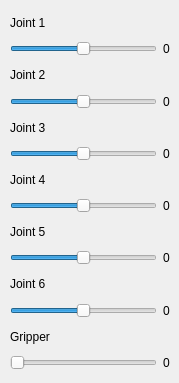
<?xml version="1.0" encoding="UTF-8"?>
<ui version="4.0">
 <class>Widget</class>
 <widget class="QWidget" name="Widget">
  <property name="geometry">
   <rect>
    <x>0</x>
    <y>0</y>
    <width>179</width>
    <height>383</height>
   </rect>
  </property>
  <property name="windowTitle">
   <string>eDO GUI</string>
  </property>
  <widget class="QWidget" name="gridLayoutWidget">
   <property name="geometry">
    <rect>
     <x>10</x>
     <y>10</y>
     <width>160</width>
     <height>360</height>
    </rect>
   </property>
   <layout class="QGridLayout" name="gridLayout">
    <item row="0" column="0">
     <widget class="QLabel" name="joint_label_1">
      <property name="text">
       <string>Joint 1</string>
      </property>
     </widget>
    </item>
    <item row="5" column="1">
     <widget class="QLabel" name="joint_value_3">
      <property name="text">
       <string>0</string>
      </property>
     </widget>
    </item>
    <item row="3" column="1">
     <widget class="QLabel" name="joint_value_2">
      <property name="text">
       <string>0</string>
      </property>
     </widget>
    </item>
    <item row="15" column="0">
     <widget class="EdoSlider" name="joint_6">
      <property name="minimum">
       <number>-360</number>
      </property>
      <property name="maximum">
       <number>360</number>
      </property>
      <property name="orientation">
       <enum>Qt::Horizontal</enum>
      </property>
     </widget>
    </item>
    <item row="7" column="1">
     <widget class="QLabel" name="joint_value_4">
      <property name="text">
       <string>0</string>
      </property>
     </widget>
    </item>
    <item row="15" column="1">
     <widget class="QLabel" name="joint_value_6">
      <property name="text">
       <string>0</string>
      </property>
     </widget>
    </item>
    <item row="4" column="0">
     <widget class="QLabel" name="joint_label_3">
      <property name="text">
       <string>Joint 3</string>
      </property>
     </widget>
    </item>
    <item row="1" column="0">
     <widget class="EdoSlider" name="joint_1">
      <property name="minimum">
       <number>-178</number>
      </property>
      <property name="maximum">
       <number>178</number>
      </property>
      <property name="orientation">
       <enum>Qt::Horizontal</enum>
      </property>
     </widget>
    </item>
    <item row="3" column="0">
     <widget class="EdoSlider" name="joint_2">
      <property name="minimum">
       <number>-98</number>
      </property>
      <property name="maximum">
       <number>98</number>
      </property>
      <property name="orientation">
       <enum>Qt::Horizontal</enum>
      </property>
     </widget>
    </item>
    <item row="1" column="1">
     <widget class="QLabel" name="joint_value_1">
      <property name="text">
       <string>0</string>
      </property>
     </widget>
    </item>
    <item row="12" column="0">
     <widget class="EdoSlider" name="joint_5">
      <property name="minimum">
       <number>-103</number>
      </property>
      <property name="maximum">
       <number>103</number>
      </property>
      <property name="orientation">
       <enum>Qt::Horizontal</enum>
      </property>
     </widget>
    </item>
    <item row="2" column="0">
     <widget class="QLabel" name="joint_label_2">
      <property name="text">
       <string>Joint 2</string>
      </property>
     </widget>
    </item>
    <item row="10" column="0">
     <widget class="QLabel" name="joint_label_5">
      <property name="text">
       <string>Joint 5</string>
      </property>
     </widget>
    </item>
    <item row="5" column="0">
     <widget class="EdoSlider" name="joint_3">
      <property name="minimum">
       <number>-98</number>
      </property>
      <property name="maximum">
       <number>98</number>
      </property>
      <property name="orientation">
       <enum>Qt::Horizontal</enum>
      </property>
     </widget>
    </item>
    <item row="14" column="0">
     <widget class="QLabel" name="joint_label_6">
      <property name="text">
       <string>Joint 6</string>
      </property>
     </widget>
    </item>
    <item row="20" column="0">
     <widget class="QLabel" name="joint_label_7">
      <property name="text">
       <string>Gripper</string>
      </property>
     </widget>
    </item>
    <item row="21" column="1">
     <widget class="QLabel" name="joint_value_7">
      <property name="text">
       <string>0</string>
      </property>
     </widget>
    </item>
    <item row="6" column="0">
     <widget class="QLabel" name="joint_label_4">
      <property name="text">
       <string>Joint 4</string>
      </property>
     </widget>
    </item>
    <item row="12" column="1">
     <widget class="QLabel" name="joint_value_5">
      <property name="text">
       <string>0</string>
      </property>
     </widget>
    </item>
    <item row="7" column="0">
     <widget class="EdoSlider" name="joint_4">
      <property name="minimum">
       <number>-178</number>
      </property>
      <property name="maximum">
       <number>178</number>
      </property>
      <property name="orientation">
       <enum>Qt::Horizontal</enum>
      </property>
     </widget>
    </item>
    <item row="21" column="0">
     <widget class="EdoSlider" name="joint_7">
      <property name="maximum">
       <number>90</number>
      </property>
      <property name="orientation">
       <enum>Qt::Horizontal</enum>
      </property>
     </widget>
    </item>
   </layout>
  </widget>
 </widget>
 <customwidgets>
  <customwidget>
   <class>EdoSlider</class>
   <extends>QSlider</extends>
   <header>edo_gui.edo_gui_widget</header>
  </customwidget>
 </customwidgets>
 <resources/>
 <connections>
  <connection>
   <sender>joint_1</sender>
   <signal>valueChanged(int)</signal>
   <receiver>joint_value_1</receiver>
   <slot>setNum(int)</slot>
   <hints>
    <hint type="sourcelabel">
     <x>53</x>
     <y>42</y>
    </hint>
    <hint type="destinationlabel">
     <x>135</x>
     <y>42</y>
    </hint>
   </hints>
  </connection>
  <connection>
   <sender>joint_5</sender>
   <signal>valueChanged(int)</signal>
   <receiver>joint_value_5</receiver>
   <slot>setNum(int)</slot>
   <hints>
    <hint type="sourcelabel">
     <x>52</x>
     <y>133</y>
    </hint>
    <hint type="destinationlabel">
     <x>135</x>
     <y>226</y>
    </hint>
   </hints>
  </connection>
  <connection>
   <sender>joint_7</sender>
   <signal>valueChanged(int)</signal>
   <receiver>joint_value_7</receiver>
   <slot>setNum(int)</slot>
   <hints>
    <hint type="sourcelabel">
     <x>62</x>
     <y>178</y>
    </hint>
    <hint type="destinationlabel">
     <x>135</x>
     <y>318</y>
    </hint>
   </hints>
  </connection>
  <connection>
   <sender>joint_2</sender>
   <signal>valueChanged(int)</signal>
   <receiver>joint_value_2</receiver>
   <slot>setNum(int)</slot>
   <hints>
    <hint type="sourcelabel">
     <x>59</x>
     <y>86</y>
    </hint>
    <hint type="destinationlabel">
     <x>132</x>
     <y>95</y>
    </hint>
   </hints>
  </connection>
  <connection>
   <sender>joint_6</sender>
   <signal>valueChanged(int)</signal>
   <receiver>joint_value_6</receiver>
   <slot>setNum(int)</slot>
   <hints>
    <hint type="sourcelabel">
     <x>83</x>
     <y>227</y>
    </hint>
    <hint type="destinationlabel">
     <x>135</x>
     <y>272</y>
    </hint>
   </hints>
  </connection>
  <connection>
   <sender>joint_3</sender>
   <signal>valueChanged(int)</signal>
   <receiver>joint_value_3</receiver>
   <slot>setNum(int)</slot>
   <hints>
    <hint type="sourcelabel">
     <x>78</x>
     <y>276</y>
    </hint>
    <hint type="destinationlabel">
     <x>135</x>
     <y>134</y>
    </hint>
   </hints>
  </connection>
  <connection>
   <sender>joint_4</sender>
   <signal>valueChanged(int)</signal>
   <receiver>joint_value_4</receiver>
   <slot>setNum(int)</slot>
   <hints>
    <hint type="sourcelabel">
     <x>77</x>
     <y>323</y>
    </hint>
    <hint type="destinationlabel">
     <x>135</x>
     <y>180</y>
    </hint>
   </hints>
  </connection>
 </connections>
</ui>
